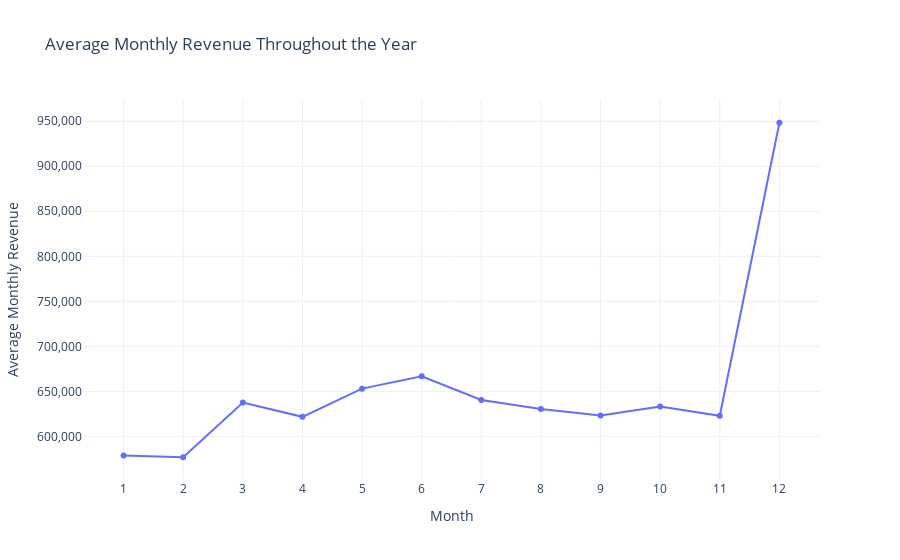

Notebook source saved alongside this figure:
### Code cell
# Calculate total revenue for each month of each year
monthly_revenue = data.groupby(['year', 'month'])['revenue'].sum().reset_index()

# Calculate average monthly revenue across all years
average_monthly_revenue = monthly_revenue.groupby('month')['revenue'].mean()


fig = go.Figure()
fig.add_trace(go.Scatter(
    x=average_monthly_revenue.index,
    y=average_monthly_revenue.values,
    mode='lines+markers',
    marker=dict(symbol='circle')
))

fig.update_layout(
    title='Average Monthly Revenue Throughout the Year',
    xaxis_title='Month',
    yaxis_title='Average Monthly Revenue',
    xaxis=dict(tickmode='array', tickvals=list(range(1, 13))),
    yaxis=dict(tickformat=','),
    template='plotly_white'
)

fig.show()

### Figure 1 — Plotly figure (JSON) as saved in the notebook; plotly's stock layout.template omitted (floating-point values rounded to 4 significant figures)
{"data": [{"marker": {"symbol": "circle"}, "mode": "lines+markers", "type": "scatter", "x": [1, 2, 3, 4, 5, 6, 7, 8, 9, 10, 11, 12], "y": [578800.0, 576800.0, 637500.0, 621700.0, 652980, 666700.0, 640300.0, 630200.0, 623200.0, 633041, 622800.0, 948400.0]}], "layout": {"title": {"text": "Average Monthly Revenue Throughout the Year"}, "xaxis": {"tickmode": "array", "tickvals": [1, 2, 3, 4, 5, 6, 7, 8, 9, 10, 11, 12], "title": {"text": "Month"}}, "yaxis": {"tickformat": ",", "title": {"text": "Average Monthly Revenue"}}}}
